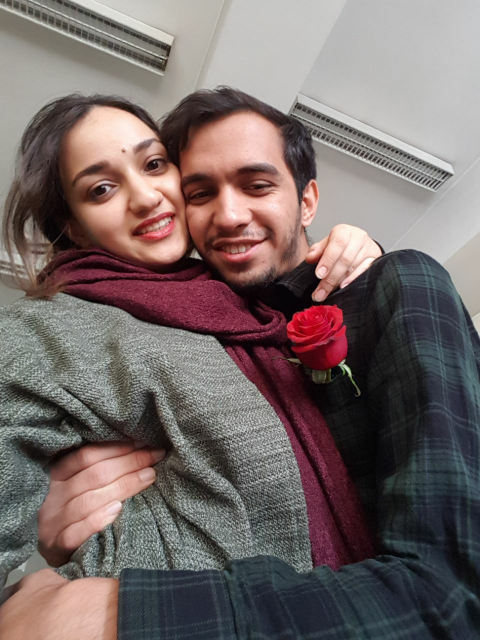
#> input picture PC_side/1.jpg, 960 x 1280 px (shown at 1/2 size)
$ python edge_detection.py
#> lines starting #> are read from the running program, lines starting #| are printed output that depends on the picture
import cv2
import numpy as np
import matplotlib.pyplot as plt


def edge_detection(file_name, th=180, blur=(5, 5)):
#> called with file_name = '1.jpg', th = 180, blur = (5, 5)
    img = cv2.imread(file_name, cv2.IMREAD_GRAYSCALE)
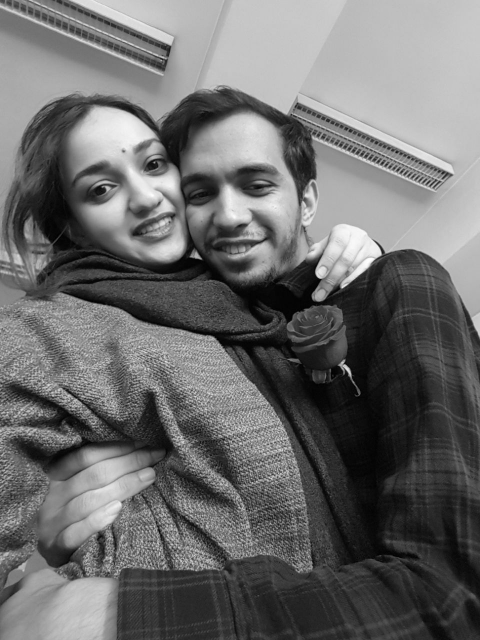
#> img: shape (1280, 960) (shown at 1/2 size); min 0, max 255, mean 108.2
    img = cv2.resize(img, None , fx=0.4, fy=0.4)
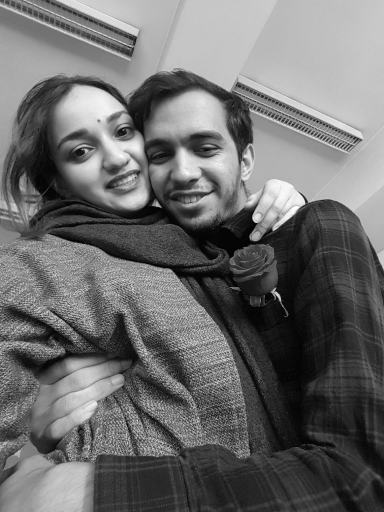
#> img: shape (512, 384); min 0, max 254, mean 108.2
    smoothed = cv2.GaussianBlur(img, blur, 0)
    edges = cv2.Canny(smoothed, threshold1=th, threshold2=th)
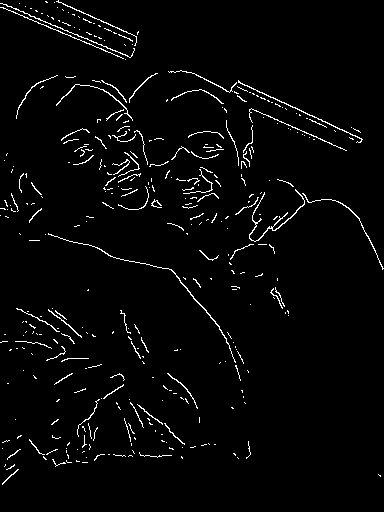
#> edges: shape (512, 384); 2.8% white in thin lines or dots
    return edges


if __name__ == "__main__":

    edges = edge_detection("1.jpg")

    print(np.min(edges), np.max(edges))
#| 0 255

    img = cv2.cvtColor(edges, cv2.COLOR_BGR2RGB)
#> img: shape (512, 384, 3); 2.8% white in thin lines or dots
    plt.imshow(img)
    # plt.show()
